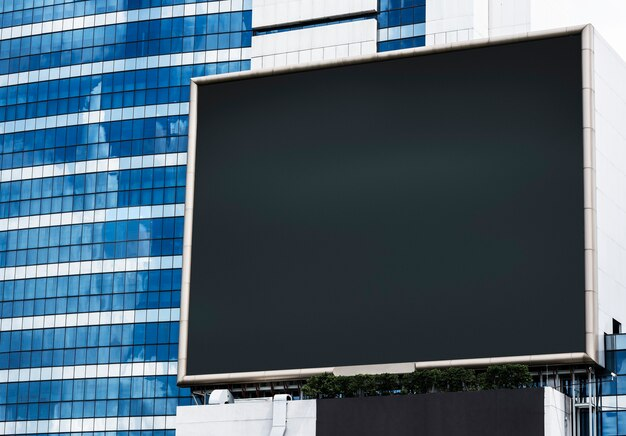
#> input picture billboard2.jpg, 626 x 436 px, given in place of car2.jpeg, which was not available
$ python 'Change_BillBoard(homography)2.1.py'
#> lines starting #> are read from the running program, lines starting #| are printed output that depends on the picture; after the words box and inside, x2 and y2 are one past the last pixel; in counts of white or black regions, pixels touching at a corner belong together; pictures that were not available may be replaced by others from this repository, and a replacement may not be noted
import cv2
import numpy as np

image = cv2.imread("car2.jpeg")
#> image is the input picture: shape (436, 626, 3); mean B, G, R 114.4, 99, 76.8
billboard = cv2.imread("billboard1.jpg")
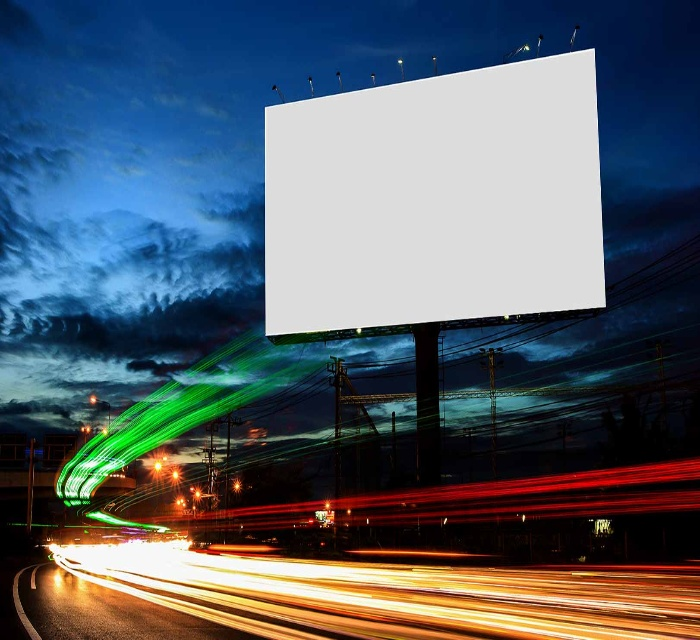
#> input picture billboard1.jpg, 700 x 640 px
#> billboard is the input picture: shape (640, 700, 3); mean B, G, R 104.9, 95.2, 85.3
copy_billboard = billboard.copy()


billboard_points = np.array([[260,106],[594,47],[607,306],[264,335]])
image_points = np.array([[0,0],[image.shape[1], 0],[image.shape[1], image.shape[0]],[0, image.shape[0]]])
#> image_points = [[0, 0], [626, 0], [626, 436], [0, 436]]

homographyMat, mask = cv2.findHomography(image_points, billboard_points)
#> mask = [1, 1, 1, 1]

result1 = cv2.warpPerspective(image, homographyMat, (billboard.shape[1], billboard.shape[0]))
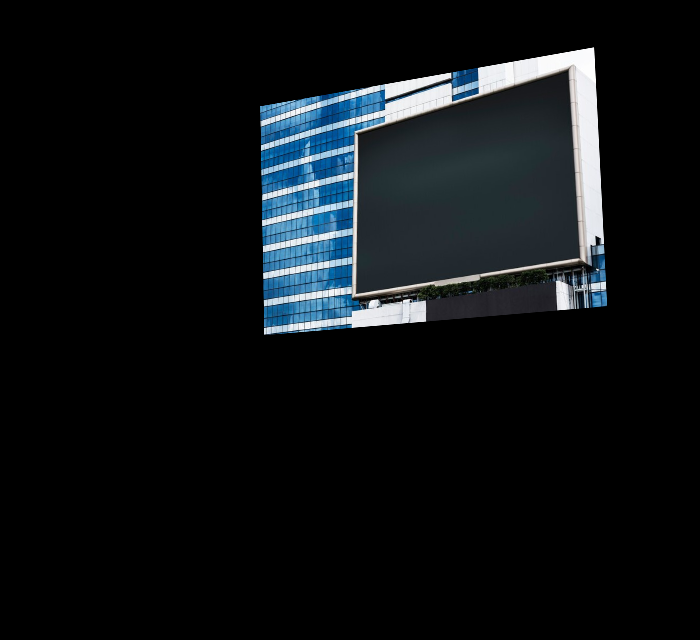
#> result1: shape (640, 700, 3); mean B, G, R 20.6, 18, 14.3

cv2.fillConvexPoly(copy_billboard, billboard_points, 0, 16)
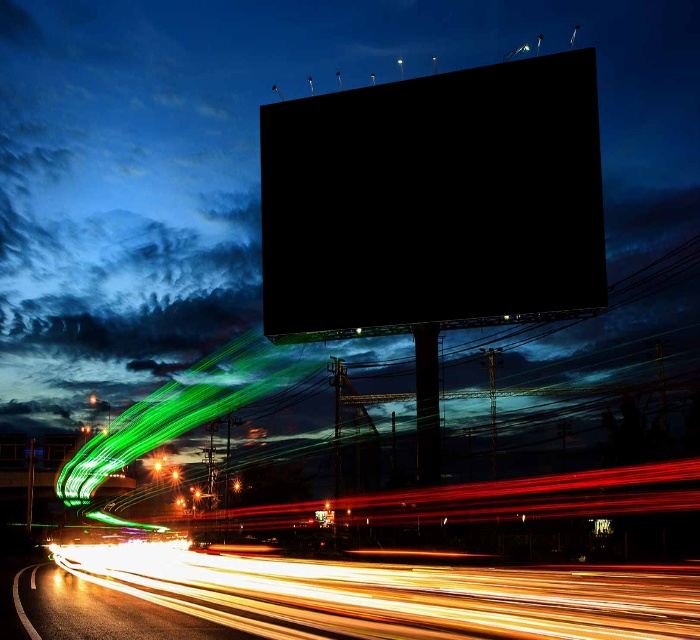
#> copy_billboard: shape (640, 700, 3); 18.89% of pixels changed, all inside (x1, y1, x2, y2) = (259, 46, 609, 337)
cv2.imshow("copy billboard", copy_billboard)

result2 = copy_billboard + result1
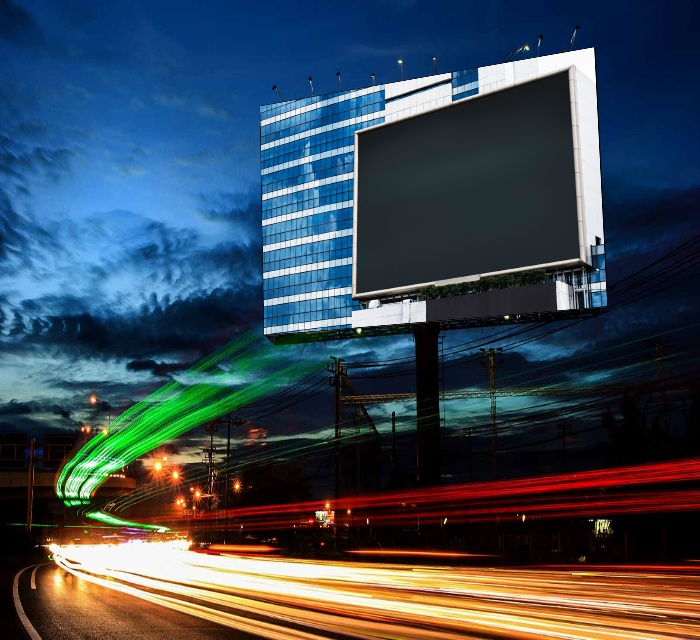
#> result2: shape (640, 700, 3); mean B, G, R 84.9, 72.8, 59.3

cv2.namedWindow("billboard", cv2.WINDOW_NORMAL)
cv2.namedWindow("image", cv2.WINDOW_NORMAL)
cv2.namedWindow("result1", cv2.WINDOW_NORMAL)
cv2.namedWindow("result2", cv2.WINDOW_NORMAL)


cv2.imshow("billboard", billboard)
cv2.imshow("image", image)
cv2.imshow("result1", result1)
cv2.imshow("result2", result2)

cv2.waitKey(0)

cv2.destroyAllWindows()
